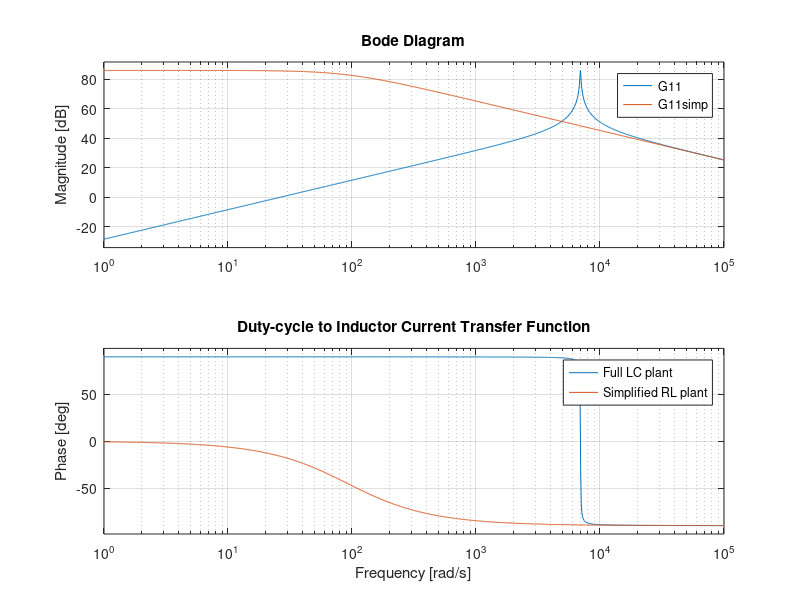
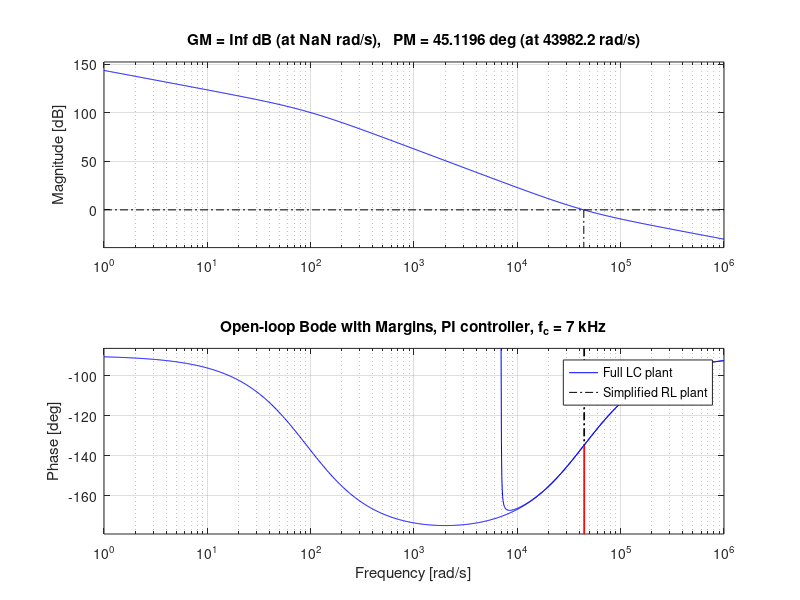
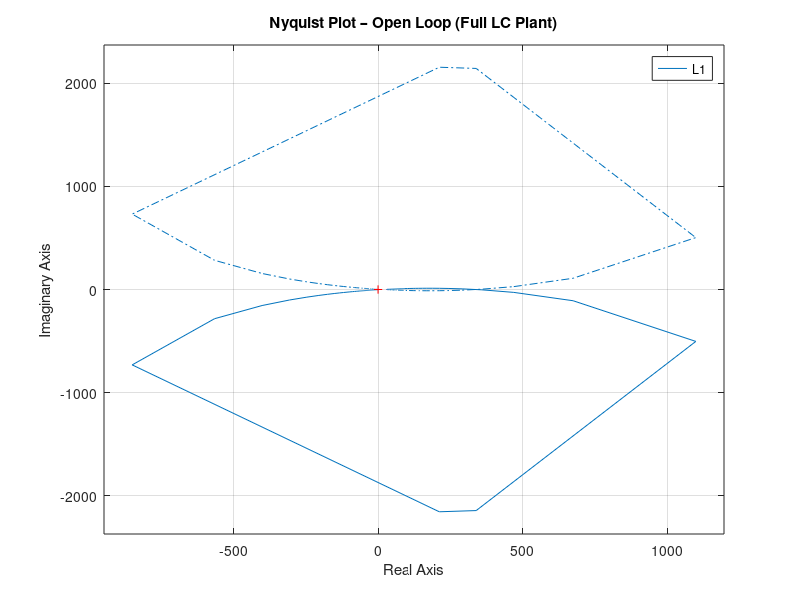
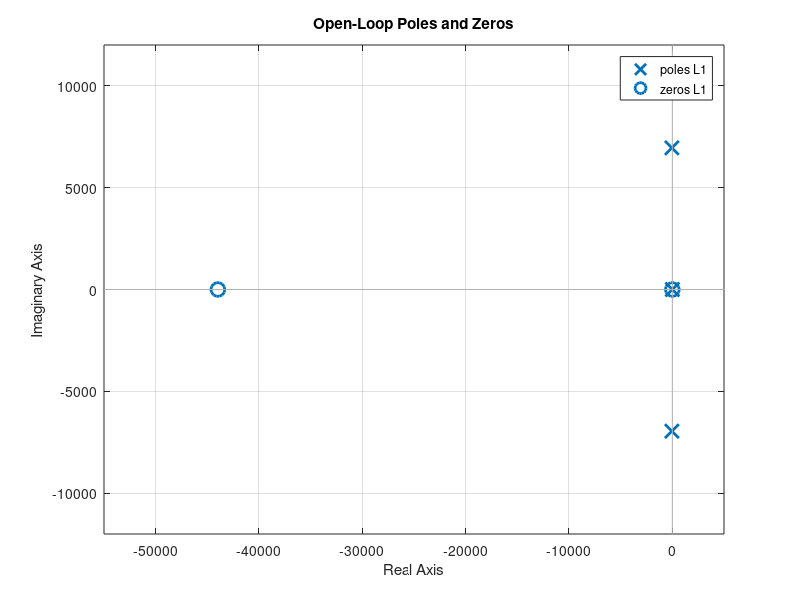

MATLAB code for these plots, in order:
%Crossover frequency at 7 kHz

%Parameters
L  = 0.4137e-3;
C  = 50e-6;
RL = 0.03799;
fs = 70e3;
Vb = 750;
D  = 0.5;

% Plant models
s = tf('s');

% Full LC plant (duty -> inductor current)
den = s^2 + (RL/L)*s + 1/(L*C);
G11 = (Vb/L)*s / den;

% Simplified RL plant
G11simp = Vb/(s*L + RL);

figure
bode(G11, G11simp)
grid on
legend('Full LC plant','Simplified RL plant','Location','best')
title('Duty-cycle to Inductor Current Transfer Function')

fc1 = 7000;        % 7 kHz
wc1 = 2*pi*fc1;

wi1 = wc1; 
Kp1 = wc1*L/(sqrt(2)*Vb); 
Ki1 = Kp1 * wi1;
fprintf('7 kHz controller:\n');
fprintf('  Kp1 = %.6g\n', Kp1);
fprintf('  Ki1 = %.6g\n', Ki1);
Gc1 = Kp1*(1 + wi1/s);

L1 = Gc1 * G11;
L1_simp = Gc1 * G11simp;

figure
margin(L1)
hold on
margin(L1_simp)
grid on
legend('Full LC plant', 'Simplified RL plant', 'Location','best')
title('Open-loop Bode with Margins, PI controller, f_c = 7 kHz')

figure
nyquist(L1)
grid on
title('Nyquist Plot – Open Loop (Full LC Plant)')

figure;
pzmap(L1)
grid on;
title('Open-Loop Poles and Zeros');

T=feedback(L1,1);
figure ;
pzmap(T)
grid on;
title("Closed Loop Poles");